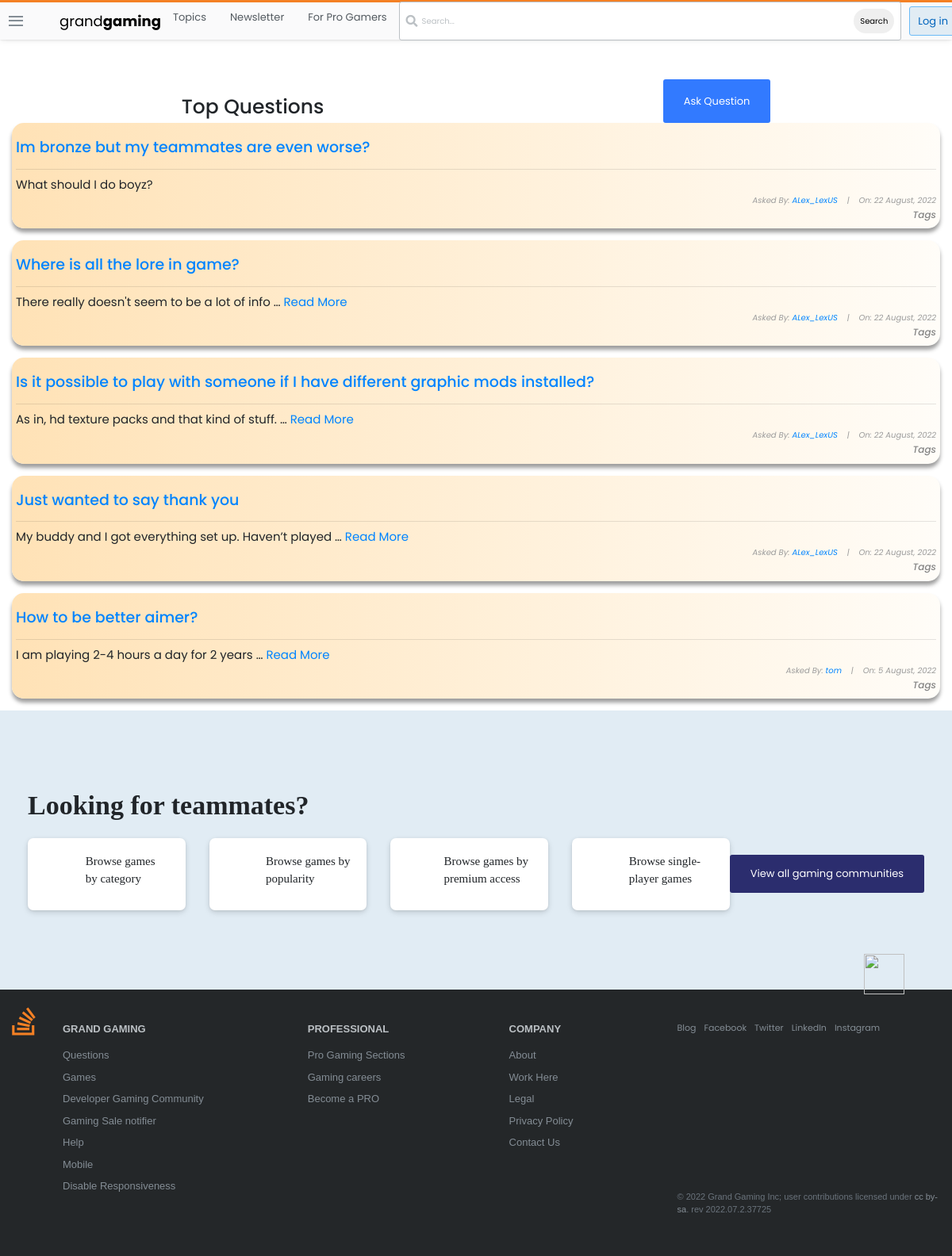
Screenshot of /questions/ with the database file from the repository.
### forumbase/models.py (models this page shows, shortened)
class Question(models.Model):
    user = models.ForeignKey(User, on_delete=models.CASCADE)
    title = models.CharField(max_length=10000)
    content = RichTextField()
    likes = models.ManyToManyField(User, related_name='question_post')
    date_created = models.DateTimeField(default=timezone.now)

### forumbase/views.py (the view)
# urls.py: path('questions/', views.QuestionListView.as_view(), name="question-lists"),
class QuestionListView(ListView):
    model = Question
    context_object_name = 'questions'
    ordering = ['-date_created']
    def get_context_data(self, **kwargs):
        context = super().get_context_data(**kwargs)
        search_input = self.request.GET.get('search-area') or ""
        if search_input:
            context['questions'] = context['questions'].filter(title__icontains = search_input)
            context['search_input'] = search_input
        return context

### forumbase/templates/forumbase/question_list.html (shortened to what this page needs)
{% extends 'base.html' %}
{% block content %}
<!DOCTYPE html>
<html lang="en">
<head>
</head>
<body>
    <div class="container">
        <div id="sub-nav">
            <h1 id="fh1">Top Questions</h1>
            {% if user.is_authenticated %}
            <button class="btn" id="logout-btn"><a id="fa" href="{% url 'forumbase:question-create'%}" style="color: white; text-decoration: none;">Ask Question</a></button>
            {% else %}
            <button class="btn" id="logout-btn"><a id="fa" href="{% url 'login' %}" style="color: white; text-decoration: none;">Ask Question</a></button>
            {% endif %}
        </div>
        <div class="list-question">
            <div class="questions">
                {% for question in questions %}
                <div class="container" style="background: linear-gradient(to right, rgb(255, 226, 182), rgba(255, 166, 0, 0.027)); padding: 5px; box-shadow: rgba(0, 0, 0, 0.383) 0px 5px 5px 0px; border-radius: 15px;" >
                    <div id="title-sec" style="display: flex; align-items: center;">
                        <h3 id="fh3"><a href="{% url 'forumbase:question-detail' question.id%}">{{ question.title }}</a></h3>
                    </div>
                    <hr>
                    {% if question.content|wordcount <= 10 %}
                    <h6 id="fh6" style="text-align: left;">{{ question.content}}</h6>
                    {% else %}
                    <h6 id="fh6" style="text-align: left;">{{ question.content|truncatewords:10}} <a href="{% url 'forumbase:question-detail' question.id%}">Read More</a></h6>
                    {% endif %}
                    <h6 id="fh6" style="font-size: 10px; font-style: italic; color: rgb(155, 155, 155);">Asked By: <a href="{% url 'profile' %}">{{ question.user }}</a>&nbsp;&nbsp;&nbsp; |&nbsp;&nbsp;&nbsp; On: {{question.date_created|date:"j F, Y"}}</h6>
                    <h5 style="text-align: right; font-size: 12px; font-style: italic;">Tags</h5>
                </div> <br>
                {% endfor %}
            </div>
        </div>
    </div>
</body>
</html>
{% endblock content %}

### templates/base.html (shortened to what this page needs)
{% load static %}
<!doctype html>
<html lang="en">
<head>
    <link rel="stylesheet" href="https://cdnjs.cloudflare.com/ajax/libs/font-awesome/5.14.0/css/all.min.css" />
    <link rel="stylesheet" href="https://maxcdn.bootstrapcdn.com/bootstrap/4.0.0/css/bootstrap.min.css">
    <link rel="stylesheet" href="{% static 'main.css' %}">
</head>
<body>
<header>
<div class="nav-container">
    <nav>
        <div class="nav-brand">
            <div class="hamburger-menu-container">
                <div class="hamburger-menu">
                    <div class="line"></div>
                    <div class="line"></div>
                    <div class="line"></div>
                </div>
            </div>
            <a href="" class="nav-icon">
                <a href="{% url 'forumbase:home' %}" style="text-decoration: none; color: black;"><div class="nav-icon-text">grand<span class="nav-bold-text">gaming</span></a>
                </div>
        </div>
        <div class="nav-base-links">
            <ul>
                <li><a href="{% url 'forumbase:question-lists' %}">Topics</a></li>
                <li><a href="#">Newsletter</a></li>
                <li><a href="#">For Pro Gamers</a></li>
            </ul>
        </div>
        <div class="nav-search">
            <div class="search-container">
                <i class="fas fa-search"></i>
                <form action="" method="GET">
                    <input type="text" id="" name="search-area" placeholder="Search...">
                    <button type="submit" style="margin-left: 340px; border-radius: 25px; border: none; padding: 8px;">Search</button>
                </form>
            </div>
        </div>
        <div class="nav-right-buttons">
            {% if user.is_authenticated %}
                <a href="{% url 'profile' %}" class="btn btn-login">Profile</a>
                <a href="{% url 'logout' %}" class="btn btn-register">Logout</a>
            {% else %}
                <a href="{% url 'login' %}" class="btn btn-login">Log in</a>
            {% endif %}
        </div>
</header>
{% block content %}
{% endblock content %}
<section class="jobs">
    <div class="container">
        <div class="jobs-content">
            <h3 class="jobs-title">Looking for teammates?</h3>
            <div class="jobs-body">
                    <div class="jobs-items">
                        <div class="column">
                            <div class="jobs-item">
                                <p class="jobs-item-description">Browse games by category</p>
                            </div>
                            <div class="jobs-item">
                                <p class="jobs-item-description">Browse games by popularity</p>
                            </div>
                        </div>
                        <div class="column">
                            <div class="jobs-item">
                                <p class="jobs-item-description">Browse games by premium access</p>
                            </div>
                            <div class="jobs-item">
                                <p class="jobs-item-description">Browse single-player games</p>
                            </div>
                        </div>
                    </div>
                    <div class="jobs-btn">
                        <div class="btn btn-dark-blue jobs-btn">View all gaming communities</div>
                    </div>
            </div>
        </div>
    </div>
</section>
<footer class="footer">
    <img src="https://cdn.sstatic.net/Img/home/robot.svg?v=dfa16a330cbd" alt="" class="footer-robot-img">
<div class="container">
    <div class="footer-content">
        <div class="footer-icon">
            <i class="fab fa-stack-overflow"></i>
        </div>
        <div class="footer-nav">
            <div class="footer-nav-col">
                <div class="footer-links-title"><a href="#">Grand Gaming</a></div>
                <ul class="footer-links">
                    <li class="footer-link-item"><a href="#" class="footer-link">Questions</a></li>
                    <li class="footer-link-item"><a href="#" class="footer-link">Games</a></li>
                    <li class="footer-link-item"><a href="#" class="footer-link">Developer Gaming Community</a></li>
                    <li class="footer-link-item"><a href="#" class="footer-link">Gaming Sale notifier</a></li>
                    <li class="footer-link-item"><a href="#" class="footer-link">Help</a></li>
                    <li class="footer-link-item"><a href="#" class="footer-link">Mobile</a></li>
                    <li class="footer-link-item"><a href="#" class="footer-link">Disable Responsiveness</a></li>
                </ul>
            </div>
            <div class="footer-nav-col">
                <div class="footer-links-title"><a href="#">Professional</a></div>
                <ul class="footer-links">
                    <li class="footer-link-item"><a href="#" class="footer-link">Pro Gaming Sections</a></li>
                    <li class="footer-link-item"><a href="#" class="footer-link">Gaming careers</a></li>
                    <li class="footer-link-item"><a href="#" class="footer-link">Become a PRO</a></li>
                </ul>
            </div>
            <div class="footer-nav-col">
                <div class="footer-links-title"><a href="#">Company</a></div>
                <ul class="footer-links">
                    <li class="footer-link-item"><a href="#" class="footer-link">About</a></li>
                    <li class="footer-link-item"><a href="#" class="footer-link">Work Here</a></li>
                    <li class="footer-link-item"><a href="#" class="footer-link">Legal</a></li>
                    <li class="footer-link-item"><a href="#" class="footer-link">Privacy Policy</a></li>
                    <li class="footer-link-item"><a href="#" class="footer-link">Contact Us</a></li>
                </ul>
            </div>
        </div>
        <div class="footer-another-links">
            <div class="social-media">
                <ul>
                    <li>
                        <a href="#">Blog</a>
                    </li>
                    <li>
                        <a href="#">Facebook</a>
                    </li>
                    <li>
                        <a href="#">Twitter</a>
                    </li>
                    <li>
                        <a href="#">LinkedIn</a>
                    </li>
                    <li>
                        <a href="#">Instagram</a>
                    </li>
                </ul>
            </div>
            <div class="copyright">
                <p>© 2022 Grand Gaming Inc; user contributions licensed under <a href="">cc by-sa</a>. rev 2022.07.2.37725</p>
            </div>
        </div>
    </div>
</div>
</footer>
</body>
</html>

### forumbase/templates/forumbase/question_list.html (style rules this page uses)
body { margin-top: 100px; font-family: 'Poppins', sans-serif; }
#fh1 { margin-top: 20px; }
#sub-nav { display: flex; justify-content: space-around; }
#logout-btn { background-color: rgb(50, 122, 255); }
#fh3 { text-align: left; font-size: 19px; padding-top: 15px; }
#fh6 { text-align: right; font-size: 15px; font-weight: normal; }
a { color: rgb(0, 132, 255); }
h5 { color: rgb(133, 133, 133); }

### rows the page displays
Question: title "Im bronze but my teammates are even worse?", content "What should I do boyz?", user "ALex_LexUS", date_created "22 August, 2022"
Question: title "Where is all the lore in game?", content "There really doesn't seem to be a lot of info …", user "ALex_LexUS", date_created "22 August, 2022"
Question: title "Is it possible to play with someone if I have different graphic mods installed?", content "As in, hd texture packs and that kind of stuff. …", user "ALex_LexUS", date_created "22 August, 2022"
Question: title "Just wanted to say thank you", content "My buddy and I got everything set up. Haven’t played …", user "ALex_LexUS", date_created "22 August, 2022"
Question: title "How to be better aimer?", content "I am playing 2-4 hours a day for 2 years …", user "tom", date_created "5 August, 2022"
